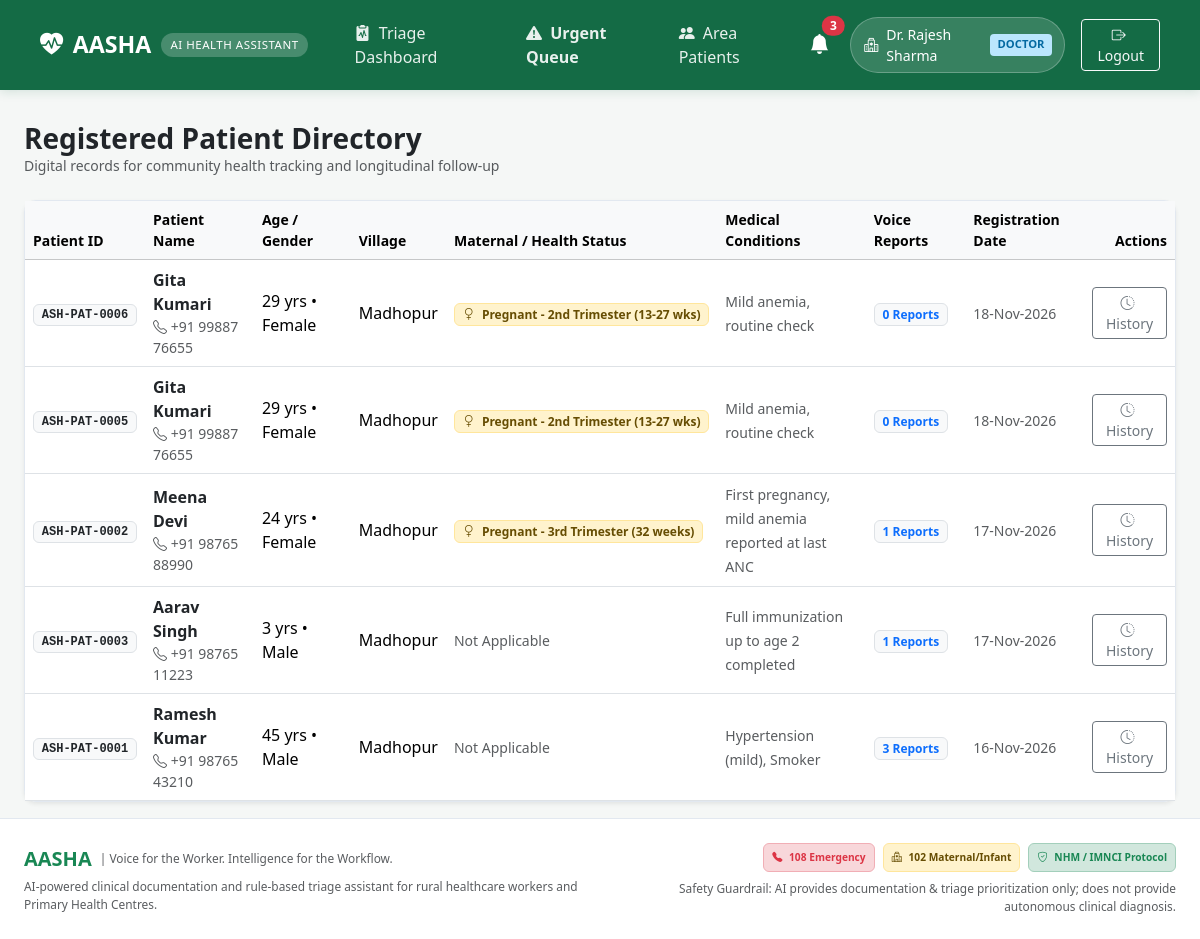
Screenshot of /patients/ (signed in) with the database file from the repository.
### models/user.py (models this page shows, shortened)
class User(db.Model):
    __tablename__ = 'users'
    id = db.Column(db.Integer, primary_key=True)
    email = db.Column(db.String(120), unique=True, nullable=False, index=True)
    password_hash = db.Column(db.String(256), nullable=False)
    role = db.Column(db.String(20), nullable=False)  # 'asha_worker' or 'doctor'
    full_name = db.Column(db.String(100), nullable=False)
    phone = db.Column(db.String(20), nullable=False)
    is_active = db.Column(db.Boolean, default=True)
    created_at = db.Column(db.DateTime, default=datetime.utcnow)
    asha_profile = db.relationship('ASHAWorker', backref='user', uselist=False, cascade='all, delete-orphan')
    doctor_profile = db.relationship('Doctor', backref='user', uselist=False, cascade='all, delete-orphan')
    received_notifications = db.relationship(
        'Notification',
        foreign_keys='Notification.recipient_user_id',
        backref='recipient',
        lazy='dynamic',
        cascade='all, delete-orphan'
    )
    sent_notifications = db.relationship(
        'Notification',
        foreign_keys='Notification.sender_user_id',
        backref='sender',
        lazy='dynamic'
    )

### models/patient.py (models this page shows, shortened)
class Patient(db.Model):
    __tablename__ = 'patients'
    id = db.Column(db.Integer, primary_key=True)
    patient_id_code = db.Column(db.String(30), unique=True, nullable=False, index=True)
    name = db.Column(db.String(100), nullable=False)
    age = db.Column(db.Integer, nullable=False)
    gender = db.Column(db.String(20), nullable=False)  # 'Female', 'Male', 'Other'
    village = db.Column(db.String(100), nullable=False)
    phone = db.Column(db.String(20), nullable=True)
    pregnancy_status = db.Column(db.String(50), default='Not Pregnant')
    medical_conditions = db.Column(db.Text, nullable=True)  # Existing conditions (e.g., Hypertension, Diabetes)
    asha_worker_id = db.Column(db.Integer, db.ForeignKey('asha_workers.id', ondelete='CASCADE'), nullable=False)
    created_at = db.Column(db.DateTime, default=datetime.utcnow)
    reports = db.relationship('PatientReport', backref='patient', lazy='dynamic', cascade='all, delete-orphan', order_by='desc(PatientReport.created_at)')

### routes/patients.py (the view)
@patients_bp.route('/')
@login_required
def list_patients():
    user = db.get_or_404(User, session.get('user_id'))
    if user.role == 'asha_worker':
        worker = user.asha_profile
        patients = Patient.query.filter_by(asha_worker_id=worker.id).order_by(Patient.created_at.desc()).all()
    elif user.role == 'doctor':
        doctor = user.doctor_profile
        worker_ids = [w.id for w in doctor.assigned_workers]
        patients = Patient.query.filter(Patient.asha_worker_id.in_(worker_ids)).order_by(Patient.created_at.desc()).all() if worker_ids else []
    else:
        patients = []
    return render_template('patients_list.html', user=user, patients=patients)

### routes/auth.py (called while the page is built)
def login_required(f):
    @wraps(f)
    def decorated_function(*args, **kwargs):
        if 'user_id' not in session:
            flash('Please log in to access this page.', 'warning')
            return redirect(url_for('auth.login'))
        return f(*args, **kwargs)
    return decorated_function

### services/notifications.py (called while the page is built)
def get_unread_count(user_id: int) -> int:
    return Notification.query.filter_by(recipient_user_id=user_id, is_read=False).count()

### templates/patients_list.html (shortened to what this page needs)
{% extends "base.html" %}
{% block content %}
<div class="container-fluid px-lg-4">
  <div class="d-flex justify-content-between align-items-center mb-4 flex-wrap gap-2">
    <div>
      <h3 class="fw-bold text-dark mb-0">Registered Patient Directory</h3>
      <p class="text-muted small mb-0">Digital records for community health tracking and longitudinal follow-up</p>
    </div>
  </div>
  <div class="card card-aasha shadow-sm">
    <div class="card-body p-0">
      {% if patients %}
        <div class="table-responsive">
          <table class="table table-hover align-middle mb-0">
            <thead class="table-light">
              <tr class="small text-muted">
                <th>Patient ID</th>
                <th>Patient Name</th>
                <th>Age / Gender</th>
                <th>Village</th>
                <th>Maternal / Health Status</th>
                <th>Medical Conditions</th>
                <th>Voice Reports</th>
                <th>Registration Date</th>
                <th class="text-end">Actions</th>
              </tr>
            </thead>
            <tbody>
              {% for p in patients %}
                <tr>
                  <td>
                    <span class="badge bg-light text-dark border font-monospace">{{ p.patient_id_code }}</span>
                  </td>
                  <td>
                    <a href="{{ url_for('patients.view_patient', patient_id=p.id) }}" class="fw-bold text-dark text-decoration-none">
                      {{ p.name }}
                    </a>
                    {% if p.phone %}
                      <div class="small text-muted"><i class="bi bi-telephone"></i> {{ p.phone }}</div>
                    {% endif %}
                  </td>
                  <td>
                    {{ p.age }} yrs &bull; {{ p.gender }}
                  </td>
                  <td>
                    {{ p.village }}
                  </td>
                  <td>
                    {% if p.pregnancy_status and p.pregnancy_status not in ['Not Pregnant', 'Not Applicable'] %}
                      <span class="badge bg-warning-subtle text-warning-emphasis border border-warning-subtle">
                        <i class="bi bi-gender-female me-1"></i> {{ p.pregnancy_status }}
                      </span>
                    {% else %}
                      <span class="text-muted small">{{ p.pregnancy_status or 'N/A' }}</span>
                    {% endif %}
                  </td>
                  <td style="max-width: 200px;">
                    <span class="small text-muted">{{ p.medical_conditions or 'None reported' }}</span>
                  </td>
                  <td>
                    <span class="badge bg-light text-primary border fw-semibold">
                      {{ p.reports.count() }} Reports
                    </span>
                  </td>
                  <td class="small text-muted">
                    {{ p.created_at.strftime('%d-%b-%Y') }}
                  </td>
                  <td class="text-end">
                    <div class="btn-group btn-group-sm">
                      <a href="{{ url_for('patients.view_patient', patient_id=p.id) }}" class="btn btn-outline-secondary" title="View Patient Timeline">
                        <i class="bi bi-clock-history me-1"></i> History
                      </a>
                    </div>
                  </td>
                </tr>
              {% endfor %}
            </tbody>
          </table>
        </div>
      {% endif %}
    </div>
  </div>
</div>
{% endblock %}

### templates/base.html (shortened to what this page needs)
<!DOCTYPE html>
<html lang="en">
<head>
  <link href="https://cdn.jsdelivr.net/npm/bootstrap@5.3.3/dist/css/bootstrap.min.css" rel="stylesheet">
  <link rel="stylesheet" href="https://cdn.jsdelivr.net/npm/bootstrap-icons@1.11.3/font/bootstrap-icons.min.css">
  <link rel="stylesheet" href="{{ url_for('static', filename='css/style.css') }}">
</head>
<body>
  <nav class="navbar navbar-expand-lg navbar-aasha sticky-top">
    <div class="container-fluid px-lg-4">
      <a class="navbar-brand" href="{{ url_for('index') }}">
        <i class="bi bi-heart-pulse-fill text-white"></i>
        <span>AASHA</span>
        <span class="brand-badge d-none d-sm-inline">AI HEALTH ASSISTANT</span>
      </a>
      <div class="collapse navbar-collapse" id="aashaNavbar">
        <ul class="navbar-nav me-auto mb-2 mb-lg-0 ms-lg-3">
          {% if session.get('user_id') %}
            {% if session.get('role') == 'asha_worker' %}
              <li class="nav-item">
                <a class="nav-link nav-link-aasha" href="{{ url_for('worker.dashboard') }}">
                  <i class="bi bi-grid-fill me-1"></i> Dashboard
                </a>
              </li>
              <li class="nav-item">
                <a class="nav-link nav-link-aasha text-warning fw-bold" href="{{ url_for('reports.record_voice') }}">
                  <i class="bi bi-mic-fill me-1"></i> Record Voice
                </a>
              </li>
              <li class="nav-item">
                <a class="nav-link nav-link-aasha" href="{{ url_for('patients.register_patient') }}">
                  <i class="bi bi-person-plus-fill me-1"></i> Register Patient
                </a>
              </li>
              <li class="nav-item">
                <a class="nav-link nav-link-aasha" href="{{ url_for('patients.list_patients') }}">
                  <i class="bi bi-people-fill me-1"></i> My Patients
                </a>
              </li>
            {% elif session.get('role') == 'doctor' %}
              <li class="nav-item">
                <a class="nav-link nav-link-aasha" href="{{ url_for('doctor.dashboard') }}">
                  <i class="bi bi-clipboard2-pulse-fill me-1"></i> Triage Dashboard
                </a>
              </li>
              <li class="nav-item">
                <a class="nav-link nav-link-aasha text-danger fw-bold" href="{{ url_for('doctor.dashboard', priority='Urgent') }}">
                  <i class="bi bi-exclamation-triangle-fill me-1"></i> Urgent Queue
                </a>
              </li>
              <li class="nav-item">
                <a class="nav-link nav-link-aasha" href="{{ url_for('patients.list_patients') }}">
                  <i class="bi bi-people-fill me-1"></i> Area Patients
                </a>
              </li>
            {% endif %}
          {% endif %}
        </ul>
        <div class="d-flex align-items-center gap-3">
          {% if session.get('user_id') %}
            <div class="dropdown">
              <button class="btn btn-link text-white position-relative p-1 text-decoration-none" id="notifDropdownBtn" data-bs-toggle="dropdown" aria-expanded="false">
                <i class="bi bi-bell-fill fs-5"></i>
                <span id="navbarNotifBadge" class="position-absolute top-0 start-100 translate-middle badge rounded-pill bg-danger {% if unread_notifications_count == 0 %}d-none{% endif %}">
                  {{ unread_notifications_count }}
                </span>
              </button>
            </div>
            <div class="user-pill d-none d-md-flex">
              <i class="bi {% if session.get('role') == 'doctor' %}bi-hospital{% else %}bi-person-heart{% endif %}"></i>
              <span>{{ session.get('full_name') }}</span>
              <span class="user-role-badge {% if session.get('role') == 'doctor' %}doctor{% else %}worker{% endif %}">
                {{ session.get('role').replace('_', ' ') }}
              </span>
            </div>
            <a href="{{ url_for('auth.logout') }}" class="btn btn-sm btn-outline-light" title="Sign Out">
              <i class="bi bi-box-arrow-right me-1"></i> Logout
            </a>
          {% endif %}
        </div>
      </div>
    </div>
  </nav>
  <main class="py-3">
    {% block content %}{% endblock %}
  </main>
  <footer class="footer-aasha">
    <div class="container-fluid px-lg-4">
      <div class="row align-items-center gy-3">
        <div class="col-md-6">
          <div class="d-flex align-items-center gap-2 mb-1">
            <span class="fw-bold text-success fs-5">AASHA</span>
            <span class="text-muted small">| Voice for the Worker. Intelligence for the Workflow.</span>
          </div>
          <p class="text-muted small mb-0">
            AI-powered clinical documentation and rule-based triage assistant for rural healthcare workers and Primary Health Centres.
          </p>
        </div>
        <div class="col-md-6 text-md-end">
          <div class="d-inline-flex flex-wrap gap-2 justify-content-md-end align-items-center">
            <span class="badge bg-danger-subtle text-danger border border-danger-subtle p-2">
              <i class="bi bi-telephone-fill me-1"></i> 108 Emergency
            </span>
            <span class="badge bg-warning-subtle text-warning-emphasis border border-warning-subtle p-2">
              <i class="bi bi-hospital me-1"></i> 102 Maternal/Infant
            </span>
            <span class="badge bg-success-subtle text-success border border-success-subtle p-2">
              <i class="bi bi-shield-check me-1"></i> NHM / IMNCI Protocol
            </span>
          </div>
          <div class="text-muted small mt-2">
            Safety Guardrail: AI provides documentation & triage prioritization only; does not provide autonomous clinical diagnosis.
          </div>
        </div>
      </div>
    </div>
  </footer>
</body>
</html>

### static/css/style.css (style rules this page uses)
:root { --aasha-primary: #146B45; --aasha-primary-hover: #0E4E32; --aasha-light-green: #E8F5EC; --aasha-light-green-subtle: #F0F9F3; --aasha-bg-grey: #F5F7F6; --aasha-text-dark: #1E293B; --aasha-text-muted: #64748B; --aasha-border: #E2E8F0; --priority-urgent-bg: #FEE2E2; --priority-urgent-text: #991B1B; --priority-urgent-border: #EF4444; --priority-moderate-bg: #FEF3C7; --priority-moderate-text: #92400E; --priority-moderate-border: #F59E0B; --priority-routine-bg: #DCFCE7; --priority-routine-text: #166534; --priority-routine-border: #22C55E; }
body { font-family: 'Segoe UI', system-ui, -apple-system, Roboto, Helvetica, Arial, sans-serif; background-color: var(--aasha-bg-grey); color: var(--aasha-text-dark); min-height: 100vh; display: flex; flex-direction: column; }
main { flex: 1 0 auto; }
.navbar-aasha { background-color: var(--aasha-primary); box-shadow: 0 2px 10px rgba(20, 107, 69, 0.15); padding: 0.8rem 1rem; }
.navbar-aasha .navbar-brand { font-size: 1.45rem; font-weight: 700; color: #FFFFFF !important; display: flex; align-items: center; gap: 0.6rem; }
.brand-badge { font-size: 0.72rem; background-color: rgba(255, 255, 255, 0.22); color: #FFFFFF; padding: 0.2rem 0.6rem; border-radius: 9999px; font-weight: 500; letter-spacing: 0.5px; }
.nav-link-aasha { color: rgba(255, 255, 255, 0.9) !important; font-weight: 500; padding: 0.5rem 0.9rem !important; border-radius: 6px; transition: all 0.2s ease; }
.user-pill { background-color: rgba(255, 255, 255, 0.15); border: 1px solid rgba(255, 255, 255, 0.25); padding: 0.35rem 0.8rem; border-radius: 50px; color: #FFFFFF; display: inline-flex; align-items: center; gap: 0.5rem; font-size: 0.88rem; }
.user-role-badge { font-size: 0.7rem; text-transform: uppercase; font-weight: 700; padding: 0.15rem 0.45rem; border-radius: 4px; }
.user-role-badge.doctor { background-color: #BAE6FD; color: #0369A1; }
.card-aasha { background: #FFFFFF; border: 1px solid var(--aasha-border); border-radius: 12px; box-shadow: 0 1px 3px rgba(0,0,0,0.05); transition: transform 0.2s ease, box-shadow 0.2s ease; }
.footer-aasha { background-color: #FFFFFF; border-top: 1px solid var(--aasha-border); padding: 1.5rem 0; margin-top: auto; font-size: 0.85rem; color: var(--aasha-text-muted); }

### rows the page displays
User: get "Dr. Rajesh Sharma", get "DOCTOR"
Patient: patient_id_code "ASH-PAT-0006", name "Gita Kumari", phone "+91 99887 76655", age "29", gender "Female", village "Madhopur", pregnancy_status "Pregnant - 2nd Trimester (13-27 wks)", medical_conditions "Mild anemia, routine check", reports.count "0", created_at "18-Nov-2026"
Patient: patient_id_code "ASH-PAT-0005", name "Gita Kumari", phone "+91 99887 76655", age "29", gender "Female", village "Madhopur", pregnancy_status "Pregnant - 2nd Trimester (13-27 wks)", medical_conditions "Mild anemia, routine check", reports.count "0", created_at "18-Nov-2026"
Patient: patient_id_code "ASH-PAT-0002", name "Meena Devi", phone "+91 98765 88990", age "24", gender "Female", village "Madhopur", pregnancy_status "Pregnant - 3rd Trimester (32 weeks)", medical_conditions "First pregnancy, mild anemia reported at last ANC", reports.count "1", created_at "17-Nov-2026"
Patient: patient_id_code "ASH-PAT-0003", name "Aarav Singh", phone "+91 98765 11223", age "3", gender "Male", village "Madhopur", pregnancy_status "Not Applicable", medical_conditions "Full immunization up to age 2 completed", reports.count "1", created_at "17-Nov-2026"
Patient: patient_id_code "ASH-PAT-0001", name "Ramesh Kumar", phone "+91 98765 43210", age "45", gender "Male", village "Madhopur", pregnancy_status "Not Applicable", medical_conditions "Hypertension (mild), Smoker", reports.count "3", created_at "16-Nov-2026"

### other values shown
{{ unread_notifications_count }} "3"
